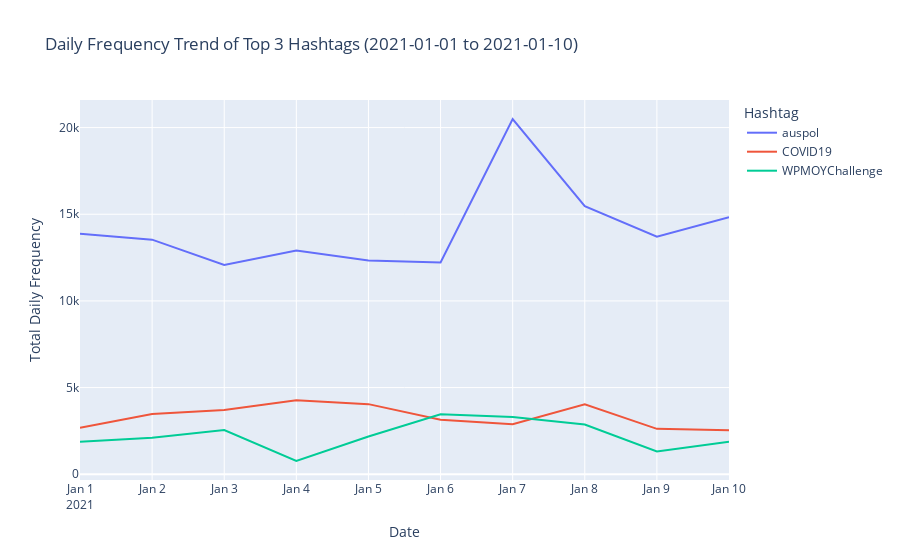

Here is the notebook cell this chart was saved with:
### Code cell
explore.plot_top_hashtags_trend(hashtags_data, '2021-01-01', '2021-01-10', top_n=3)

### Figure 1 — Plotly figure (JSON) as saved in the notebook; plotly's stock layout.template omitted (floating-point values rounded to 4 significant figures)
{"data": [{"hovertemplate": "Hashtag=auspol<br>Date=%{x}<br>Total Daily Frequency=%{y}<extra></extra>", "legendgroup": "auspol", "line": {"color": "#636efa", "dash": "solid"}, "marker": {"symbol": "circle"}, "mode": "lines", "name": "auspol", "orientation": "v", "showlegend": true, "type": "scatter", "x": ["2021-01-01T00:00:00.000000000", "2021-01-02T00:00:00.000000000", "2021-01-03T00:00:00.000000000", "2021-01-04T00:00:00.000000000", "2021-01-05T00:00:00.000000000", "2021-01-06T00:00:00.000000000", "2021-01-07T00:00:00.000000000", "2021-01-08T00:00:00.000000000", "2021-01-09T00:00:00.000000000", "2021-01-10T00:00:00.000000000"], "xaxis": "x", "y": [13869, 13534, 12072, 12902, 12337, 12213, 20495, 15462, 13706, 14832], "yaxis": "y"}, {"hovertemplate": "Hashtag=COVID19<br>Date=%{x}<br>Total Daily Frequency=%{y}<extra></extra>", "legendgroup": "COVID19", "line": {"color": "#EF553B", "dash": "solid"}, "marker": {"symbol": "circle"}, "mode": "lines", "name": "COVID19", "orientation": "v", "showlegend": true, "type": "scatter", "x": ["2021-01-01T00:00:00.000000000", "2021-01-02T00:00:00.000000000", "2021-01-03T00:00:00.000000000", "2021-01-04T00:00:00.000000000", "2021-01-05T00:00:00.000000000", "2021-01-06T00:00:00.000000000", "2021-01-07T00:00:00.000000000", "2021-01-08T00:00:00.000000000", "2021-01-09T00:00:00.000000000", "2021-01-10T00:00:00.000000000"], "xaxis": "x", "y": [2686, 3480, 3706, 4265, 4045, 3143, 2885, 4032, 2618, 2531], "yaxis": "y"}, {"hovertemplate": "Hashtag=WPMOYChallenge<br>Date=%{x}<br>Total Daily Frequency=%{y}<extra></extra>", "legendgroup": "WPMOYChallenge", "line": {"color": "#00cc96", "dash": "solid"}, "marker": {"symbol": "circle"}, "mode": "lines", "name": "WPMOYChallenge", "orientation": "v", "showlegend": true, "type": "scatter", "x": ["2021-01-01T00:00:00.000000000", "2021-01-02T00:00:00.000000000", "2021-01-03T00:00:00.000000000", "2021-01-04T00:00:00.000000000", "2021-01-05T00:00:00.000000000", "2021-01-06T00:00:00.000000000", "2021-01-07T00:00:00.000000000", "2021-01-08T00:00:00.000000000", "2021-01-09T00:00:00.000000000", "2021-01-10T00:00:00.000000000"], "xaxis": "x", "y": [1877, 2100, 2553, 764, 2177, 3460, 3297, 2872, 1315, 1870], "yaxis": "y"}], "layout": {"legend": {"title": {"text": "Hashtag"}, "tracegroupgap": 0}, "title": {"text": "Daily Frequency Trend of Top 3 Hashtags (2021-01-01 to 2021-01-10)"}, "xaxis": {"anchor": "y", "domain": [0, 1], "title": {"text": "Date"}}, "yaxis": {"anchor": "x", "domain": [0, 1], "title": {"text": "Total Daily Frequency"}}}}
